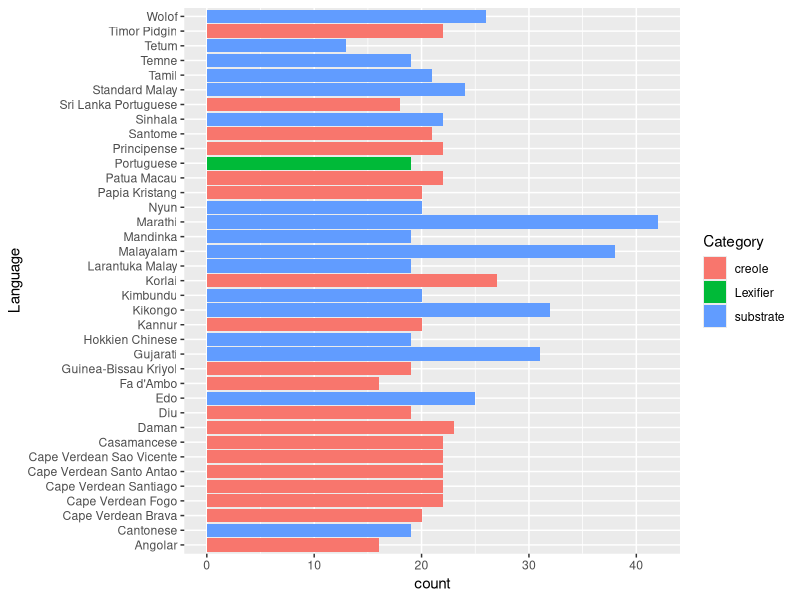
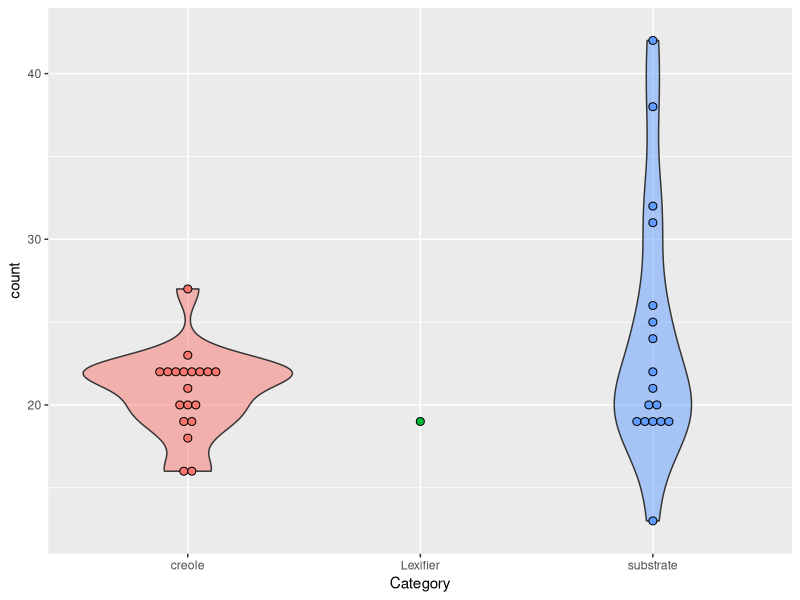
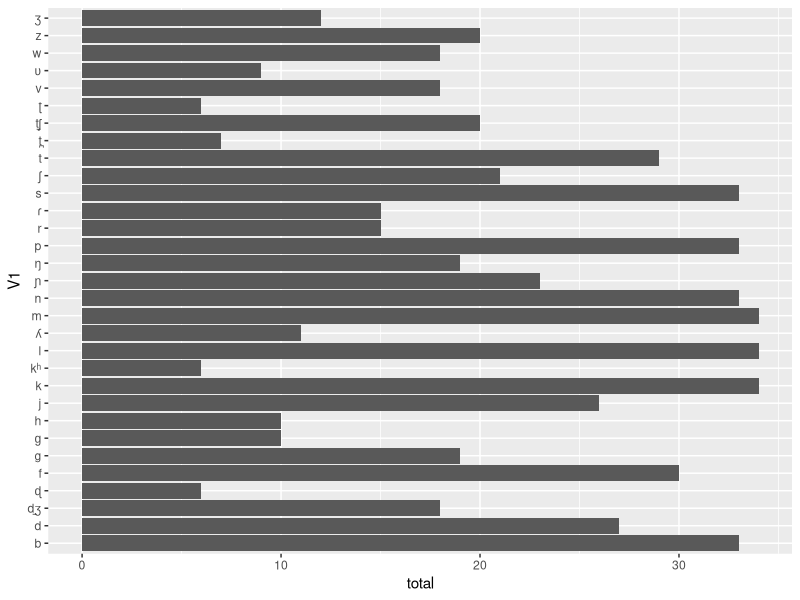
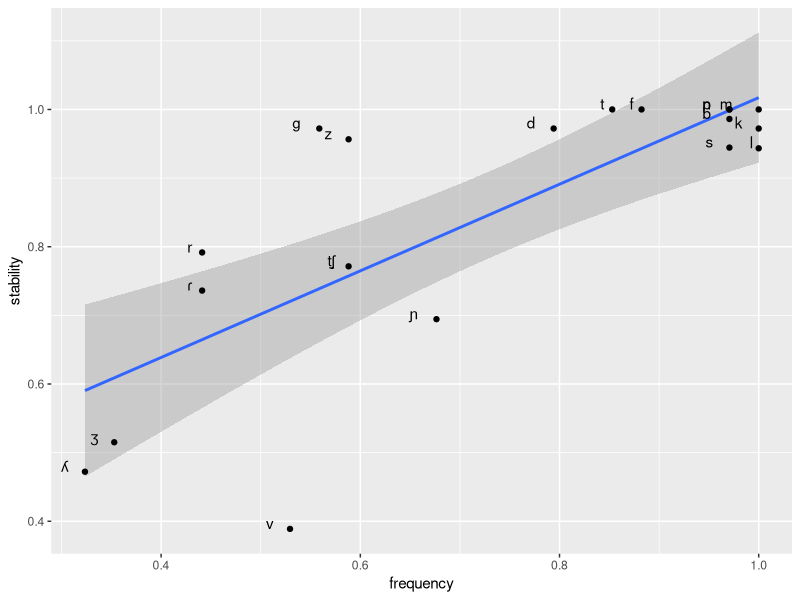
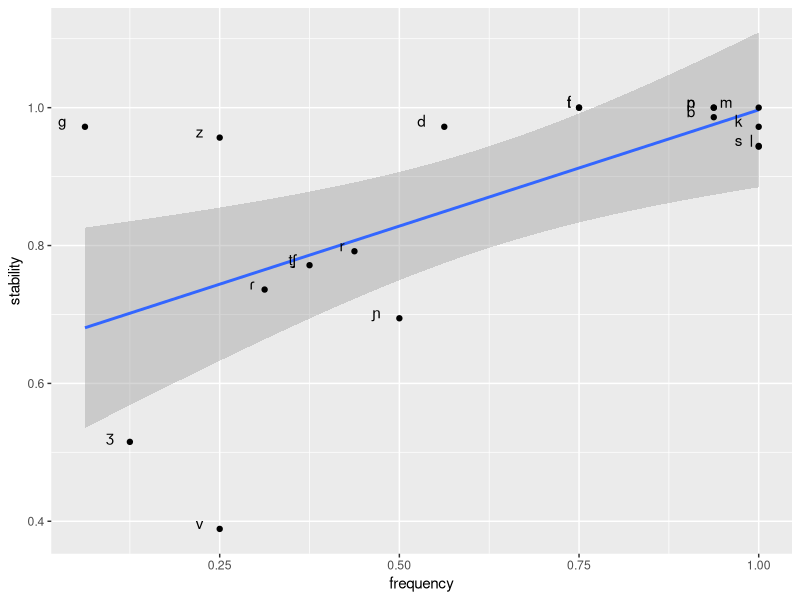
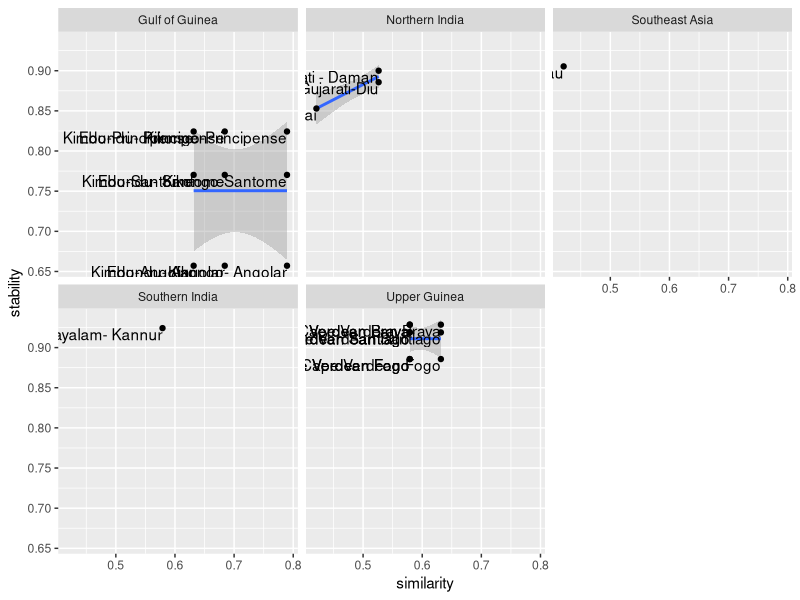

Source code (R) for these figures, in order: (Note: this script raises an error after producing the figures.)
## ---- chunk 1
library(tidyverse)
library(ggplot2)
## ---- chunk 2
inv <- read.csv("Inventories.csv")
head(inv)
## ---- chunk 3
df_inv_long <- inv %>% select(Language, Phoneme) %>%  mutate(newcol = 1)

df_inv <- df_inv_long %>% pivot_wider(names_from = Language, values_from = newcol, values_fill = 0)

df_total_inv <- df_inv %>% mutate_at(c(2:35), as.numeric)

head(df_total_inv)

## ---- chunk 4

cons_count <- df_total_inv %>% select(c(2:35)) %>% mutate_at(c(1:34), as.numeric)
  
count <- colSums(cons_count [,c(1:34)]) %>% unname(colSums(count))

cons_lg <- select(df_inv_long, 'Language') 

Language <- unique(cons_lg$Language)

category <- inv %>% select(Language, Category)

count_lg <- data.frame(cbind(Language, count)) 
  
count_lg_1 <- inner_join(count_lg, category, by = "Language") %>% distinct()

inv_size <- transform(count_lg_1, count = as.numeric(count))

head(inv_size)

## ---- chunk 5
ggplot(inv_size) + 
  geom_bar(aes(x = Language,
               y = count,
              fill = Category), 
           stat = "identity", 
           show.legend = TRUE,
           position = "dodge2") + coord_flip()
## ---- chunk 6
ggplot(inv_size, aes(x = Category, y = count, fill = Category)) +
  geom_violin(alpha = 0.5) +
  geom_dotplot(binaxis = "y",
               stackdir = "center",
               dotsize = 0.5) +
  theme(legend.position = "none")
## ---- chunk 7
total <- rowSums(cons_count)

cons_freq <- data.frame(cbind(df_total_inv$Phoneme, total))

cons_freq <- transform(cons_freq, total = as.numeric(total))

## ---- chunk 8
cons_freq_1 <- subset(cons_freq, total > 5) #trim low values

ggplot(cons_freq_1) + 
  geom_bar(aes(x = V1,
               y = total,
               ), 
           stat = "identity", 
           show.legend = TRUE,
           position = "dodge2") + coord_flip()
## ---- chunk 9
cons_freq_pt <- cons_freq %>% subset(V1 %in% c('b','d','f','g','k','l','ʎ','m','n','ɲ','p','t̠ʃ','ɾ','s',
                                       't','v','z','ʒ', 'r'))

## ---- chunk 10
cons_freq_rel <- cons_freq_pt %>% mutate(frequency = total/34)
## ---- chunk 11
stability <- c(1.0000000	,
1.0000000	,
1.0000000	,
1.0000000	,
1.0000000	,
0.9861111	,
0.9722222	,
0.9722222	,
0.9722222	,
0.9565217	,
0.9444444	,
0.9433962	,
0.7916667	,
0.7714286	,
0.7361111	,
0.6944444	,
0.5151515	,
0.4722222	,
0.3888889	
)
V1 <- c("t",
               "p",
               "n",
               "m",
               "f",
               "b",
               "k",
               "g",
               "d",
               "z",
               "s",
               "l",
               "r",
               "t̠ʃ",
               "ɾ",
               "ɲ",
               "ʒ",
               "ʎ",
               "v")
stability_consonants <- data.frame(V1, stability)
## ---- chunk 12
cor_freq_sta <- left_join(stability_consonants, cons_freq_rel, by='V1')
## ---- chunk 13
fs <- lm(frequency ~ stability, data=cor_freq_sta)
summary(fs)
## ---- chunk 14
ggplot(cor_freq_sta, aes(x = frequency, y = stability, label = V1)) +
  geom_smooth(method = "lm") +
  geom_point() +
  geom_text(aes(label=V1), hjust=3, vjust=0)
## ---- chunk 15
inv_subs <- inv %>% subset(Category == 'substrate') %>%  select(Language, Phoneme)  %>% mutate(newcol = 1)

inv_subs_long <- inv_subs %>% pivot_wider(names_from = Language, values_from = newcol, values_fill = 0)

inv_subs_long <- inv_subs_long %>% mutate_at(c(2:17), as.numeric)

head(inv_subs_long)

## ---- chunk 16

subs_count <- inv_subs_long %>% select(c(2:17))

total_subs <- rowSums(subs_count)

subs_freq <- data.frame(cbind(inv_subs_long$Phoneme, total_subs))

subs_freq <- transform(subs_freq, total_subs = as.numeric(total_subs))

subs_freq <- subs_freq %>% subset(V1 %in% c('b','d','f','g','k','l','ʎ','m','n','ɲ','p','t̠ʃ','ɾ','s', 't','v','z','ʒ', 'r'))

## ---- chunk 17
subs_freq_rel <- subs_freq %>% mutate(frequency = total_subs/16)
## ---- chunk 18
subs_sta <- left_join(stability_consonants, subs_freq_rel, by='V1')
## ---- chunk 19
subs_sta_lm <- lm(frequency ~ stability, data=subs_sta)
summary(subs_sta_lm)
## ---- chunk 20
ggplot(subs_sta, aes(x = frequency, y = stability, label = V1)) +
  geom_smooth(method = "lm") +
  geom_point() +
  geom_text(aes(label=V1), hjust=3, vjust=0)
## ---- chunk 21
inv_overlap <- df_total_inv %>% subset(Phoneme %in% c('b','d','f','g','k','l','ʎ','m','n','ɲ','p','ʀ','ɾ','s','ʃ',
                                       't','v','z','ʒ'))

## ---- chunk 22
cons_over <- inv_overlap %>% select(c(2:35)) %>% mutate_at(c(1:34), as.numeric)
  
absolute_overlap <- colSums(cons_over [,c(1:34)]) %>% unname(colSums(count))

cons_overlap <- select(df_inv_long, 'Language') 

Language <- unique(cons_lg$Language)

category <- inv %>% select(Language, Category)

overlap <- data.frame(cbind(Language, absolute_overlap)) 
  
inv_overlap <- inner_join(overlap, category, by = "Language") %>% distinct()

head(inv_overlap)
## ---- chunk 23
colnames(inv_overlap)[2]  <- "similar_consonants"
colnames(inv_size)[2] <- "total_consonants"


df_st <- merge(inv_overlap, inv_size, by = "Language")

df_st$total_consonants = as.numeric(as.character(df_st$total_consonants))
df_st$similar_consonants = as.numeric(as.character(df_st$similar_consonants))


df_st$different_consonants <- df_st$`total_consonants` - df_st$`similar_consonants`
## ---- chunk 24
tsd_rel <- df_st %>%  mutate(total_rel = total_consonants/19, similar_rel = similar_consonants/19, diff_rel= different_consonants/19)
## ---- chunk 25
subs_tsd_rel <- tsd_rel %>% subset(Category.x=='substrate')
## ---- chunk 26

Language <- c('Angolar',
'Cape Verdean Brava',
'Cape Verdean Fogo',
'Cape Verdean Santiago',
'Cape Verdean Santo Antão',
'Cape Verdean São Vicente',
'Daman',
'Diu',
'Fa dAmbô',
'Guinea-Bissau Kriyol',
'Kannur',
'Korlai',
'Papiá Kristang',
'Patua Macau',
'Principense',
'Santome',
'Sri Lanka',
'Timor creole')

value <- c(0.6571429	,
0.9285714	,
0.8857143	,
0.9189189	,
0.9444444	,
0.9142857	,
0.9000000	,
0.8857143	,
0.6428571	,
0.9054054	,
0.9242424	,
0.8529412	,
0.8750000	,
0.9054054	,
0.8243243	,
0.7702703	,
0.8970588	,
0.9000000	
)

creole_stability_simple <- data.frame(Language, value)

## ---- chunk 27

substrate_similar_simple <- subs_tsd_rel %>%  select(Language, similar_rel)

colnames(substrate_similar_simple)[2]  <- "value"

## ---- chunk 28
correspondence <- read.csv("substrate_creole_correspondence.csv")
## ---- chunk 29
colnames(creole_stability_simple)[1]  <- "creole"
colnames(creole_stability_simple)[2]  <- "stability"

cor1 <- left_join(correspondence, creole_stability_simple, by= 'creole')

colnames(substrate_similar_simple)[1]  <- "substrate"
colnames(substrate_similar_simple)[2]  <- "similarity"

cor2 <- left_join(cor1, substrate_similar_simple, by= 'substrate')
## ---- chunk 30
cor2_lm <- lm(similarity ~ stability, data=cor2)
summary(cor2_lm)
## ---- chunk 31
ggplot(cor2, aes(x = similarity, y = stability, label = pair)) +
  geom_smooth(method = "glm") +
  geom_point() +
  geom_text(aes(label=pair), hjust=1, vjust=1) +
  facet_wrap(~ area)
## ---- chunk 32
jaccard <- function(a, b) {
    intersection = length(intersect(a, b))
    union = length(a) + length(b) - intersection
    return (intersection/union)
}

#data <- df_total_inv

jaccard(df_total_inv$`Portuguese`, df_total_inv$`Cantonese`)


## ---- chunk 33
#install.packages("vegan")
library(vegan)
df_jaccard <- select(df_total_inv, c(2:35))
results_jaccard <- vegdist(df_jaccard, method = "jaccard")
# I may have worked, but we still need a visualization.
## ---- chunk 34
#install.packages("ade4")
library(ade4)
mm1 <- as.matrix(df_jaccard)
mm2 <- matrix(mm1, ncol = ncol(df_jaccard), dimnames = NULL)
ID <- colnames(df_jaccard)
d <- dist.binary(mm2, method = 1, diag = FALSE, upper = FALSE) #method 1 is Jaccard index (1901) S3 coefficient of Gower & Legendre
hc <- hclust(d)               # apply hierarchical clustering 

## ---- chunk 35
jaccard <- function(a, b) {
    intersection = length(intersect(a, b))
    union = length(a) + length(b) - intersection
    return (intersection/union)
}


vec_port <- df_total_inv[2]
vec_jac <- c() 
vec_crio_name <- c() 


#for (i in 2:35)
#{jaq_val <- jaccard(vec_port,df_total_inv[i])
#	vec_jac <- c(vec_jac, jaq_val)
#	vec_crio_name <- c(vec_crio_name, colnames(df_total_inv)[i])}



#jac_data <- data.frame(vec_jac, vec_crio_name)

## ---- chunk 36
library(tidyverse)

# Create Jaccard table based on full set of phonemes across all languages 
# in the sample; other ways to do this -- to discuss
df <- read_csv("Inventories.csv")
df <- df %>% select(Language, Phoneme)
df$presence <- 1
df_wide <- df %>% spread(Phoneme, presence)
df_wide <- df_wide %>% replace(is.na(.), 0)
head(df_wide)

# Corresponding languages for which we want Jaccard measurements
correspondences <- read_csv("substrate_creole_correspondence.csv")
tmp <- correspondences %>% slice(1:2)

# DONE: fix the language names in the correspondences table so they can be used across tables
all(correspondences$substrate %in% df_wide$Language) # OK
all(correspondences$creole %in% df_wide$Language) # OK
correspondences$substrate %in% df_wide$Language # OK
correspondences$creole %in% df_wide$Language # OK

# Get method for Jaccard
#library(qvalue) #Error in library(qvalue) : there is no package called ‘qvalue’
#library(jaccard) #Error: package ‘jaccard’ was built under R version 4.3.1Error: package or namespace load failed for ‘jaccard’ 

# Test 
 x <- as.numeric(df_wide[1,2:116])
 y <- as.numeric(df_wide[1,2:116])
 jaccard(x,y)
 x==y # All TRUE -- passed!

# Run Jaccard on test data -- some bug here in the code because new_col is the same
tmp %>% mutate(new_col = jaccard(as.numeric(as.factor(df_wide %>% filter(Language == tmp$substrate) %>% select(2:116))), as.numeric(as.factor(df_wide %>% filter(Language == tmp$creole) %>% select(2:116)))))

# When all language names match in both tables this *should* run fine
correspondences %>% mutate(new_col = jaccard(as.numeric(as.factor(df_wide %>% filter(Language == correspondences$substrate) %>% select(2:116))), as.numeric(as.factor(df_wide %>% filter(Language == correspondences$creole) %>% select(2:116)))))
